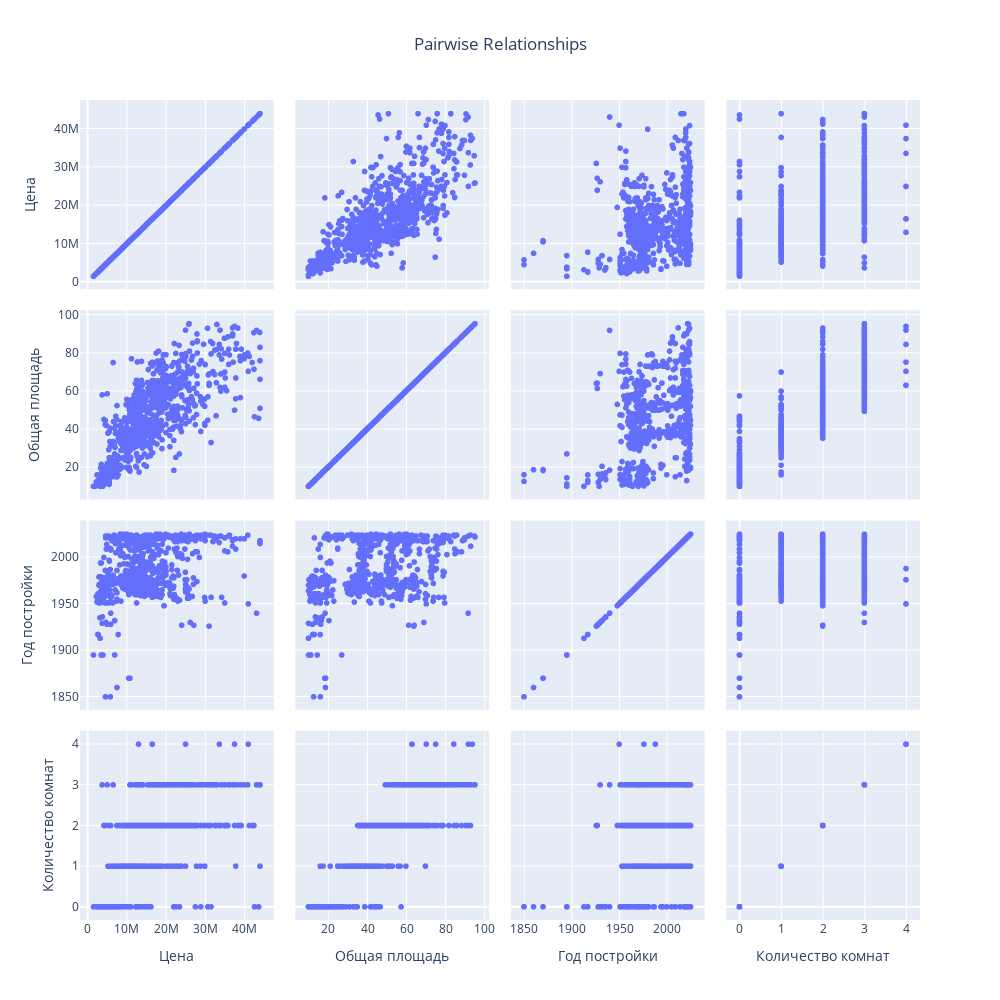

The notebook cell saved with this chart:
### Code cell
import plotly.express as px

# Выбираем нужные колонки и делаем выборку
sample_df = df[tlist].sample(1000)

# Создаем матрицу scatter plot
fig = px.scatter_matrix(
    sample_df,
    dimensions=tlist,
    title="Pairwise Relationships",
    height=1000,
    width=1000
)

# Настраиваем отображение диагонали (гистограммы)
fig.update_traces(diagonal_visible=True, 
                 showupperhalf=True, 
                 showlowerhalf=True)

# Настраиваем внешний вид
fig.update_layout(
    title_x=0.5,
    hovermode='closest'
)

fig.show()

### Figure 1 — Plotly figure (JSON) as saved in the notebook; plotly's stock layout.template omitted (floating-point values rounded to 4 significant figures; data arrays with more than 128 entries replaced by an {"elided": "..."} marker saying what was removed)
{"data": [{"diagonal": {"visible": true}, "dimensions": [{"axis": {"matches": true}, "label": "Цена", "values": {"elided": "1000 int values"}}, {"axis": {"matches": true}, "label": "Общая площадь", "values": {"elided": "1000 float values"}}, {"axis": {"matches": true}, "label": "Год постройки", "values": {"elided": "1000 int values"}}, {"axis": {"matches": true}, "label": "Количество комнат", "values": {"elided": "1000 int values"}}], "hovertemplate": "%{xaxis.title.text}=%{x}<br>%{yaxis.title.text}=%{y}<extra></extra>", "legendgroup": "", "marker": {"color": "#636efa", "symbol": "circle"}, "name": "", "showlegend": false, "showlowerhalf": true, "showupperhalf": true, "type": "splom"}], "layout": {"dragmode": "select", "height": 1000, "hovermode": "closest", "legend": {"tracegroupgap": 0}, "title": {"text": "Pairwise Relationships", "x": 0.5}, "width": 1000}}
